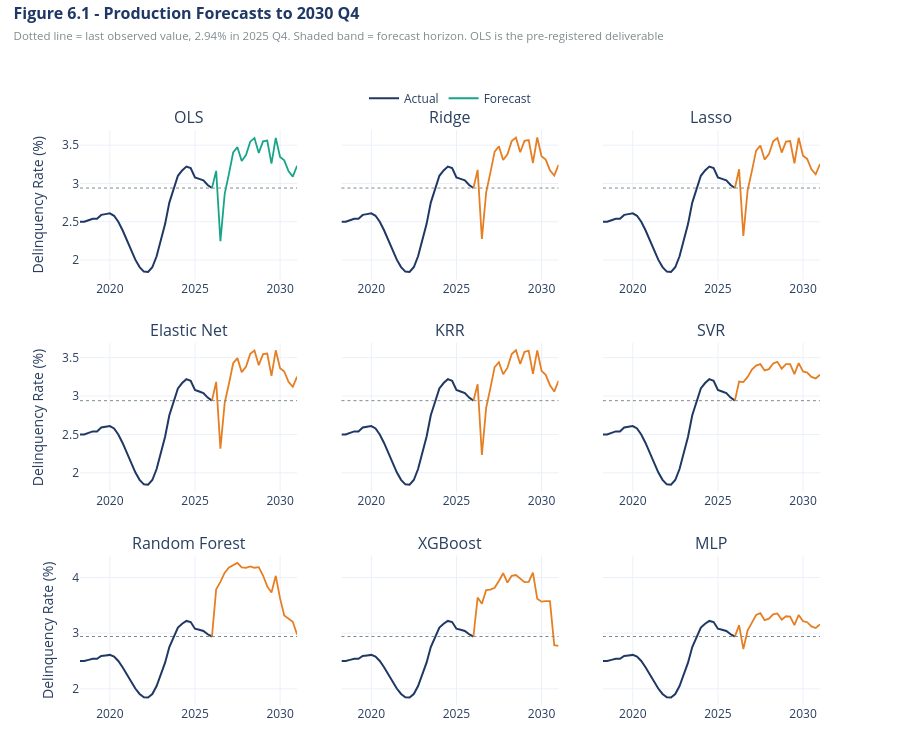

The code cell stored with this chart in its notebook:
### Code cell
# 6.5 - Figure 6.1 production forecasts, one panel per model
# Each model refitted on the full 137-quarter history and projected forward on the Stage A
# macro paths. Tree ensembles and RBF kernels cannot predict outside the range of their
# training data, so flat or bounded paths reflect model structure rather than economics.
hist = df[TARGET].loc[:EVAL_END].dropna()
link = lambda s: ([hist.index[-1]] + list(s.index), [hist.iloc[-1]] + list(s.values))

fcst_all = {n: pd.Series(results[n]['fcst_pred'],
                         index=pd.DatetimeIndex(results[n]['idx_fcst']))
            for n in MODEL_NAMES}

recent   = hist.loc['2018':]
last_obs = df.loc[EVAL_END, TARGET]

ncols = 3
nrows = int(np.ceil(len(MODEL_NAMES) / ncols))
fig = make_subplots(rows=nrows, cols=ncols, subplot_titles=MODEL_NAMES,
                    vertical_spacing=0.11, horizontal_spacing=0.06,
                    shared_yaxes=True)

for i, name in enumerate(MODEL_NAMES):
    r, c = i // ncols + 1, i % ncols + 1
    xf, yf = link(fcst_all[name])
    colour = TEAL if name == 'OLS' else AMBER

    fig.add_vrect(x0=FCST_START, x1=FCST_END, row=r, col=c,
                  fillcolor='rgba(23,165,137,0.05)', line_width=0)
    fig.add_trace(go.Scatter(x=recent.index, y=recent.values, mode='lines', name='Actual',
                             line=dict(color=NAVY, width=2),
                             showlegend=(i == 0)), row=r, col=c)
    fig.add_trace(go.Scatter(x=xf, y=yf, mode='lines', name='Forecast',
                             line=dict(color=colour, width=1.8),
                             showlegend=(i == 0)), row=r, col=c)
    fig.add_hline(y=last_obs, line_dash='dot', line_color=GREY, line_width=1,
                  row=r, col=c)

fig.update_layout(
    title=dict(text=('<b>Figure 6.1 - Production Forecasts to 2030 Q4</b>'
                     f'<br><span style="font-size:11.5px;color:{GREY}">'
                     f'Dotted line = last observed value, {last_obs:.2f}% in 2025 Q4. '
                     'Shaded band = forecast horizon. OLS is the pre-registered '
                     'deliverable</span>'),
               font=dict(size=16, color=NAVY), x=0.015, xanchor='left',
               y=0.975, yanchor='top'),
    template=TEMPLATE, height=250 * nrows,
    legend=dict(orientation='h', yanchor='bottom', y=1.03, xanchor='center', x=0.5),
    margin=dict(t=130, b=45))
fig.update_yaxes(title_text='Delinquency Rate (%)', col=1)
fig.show()
